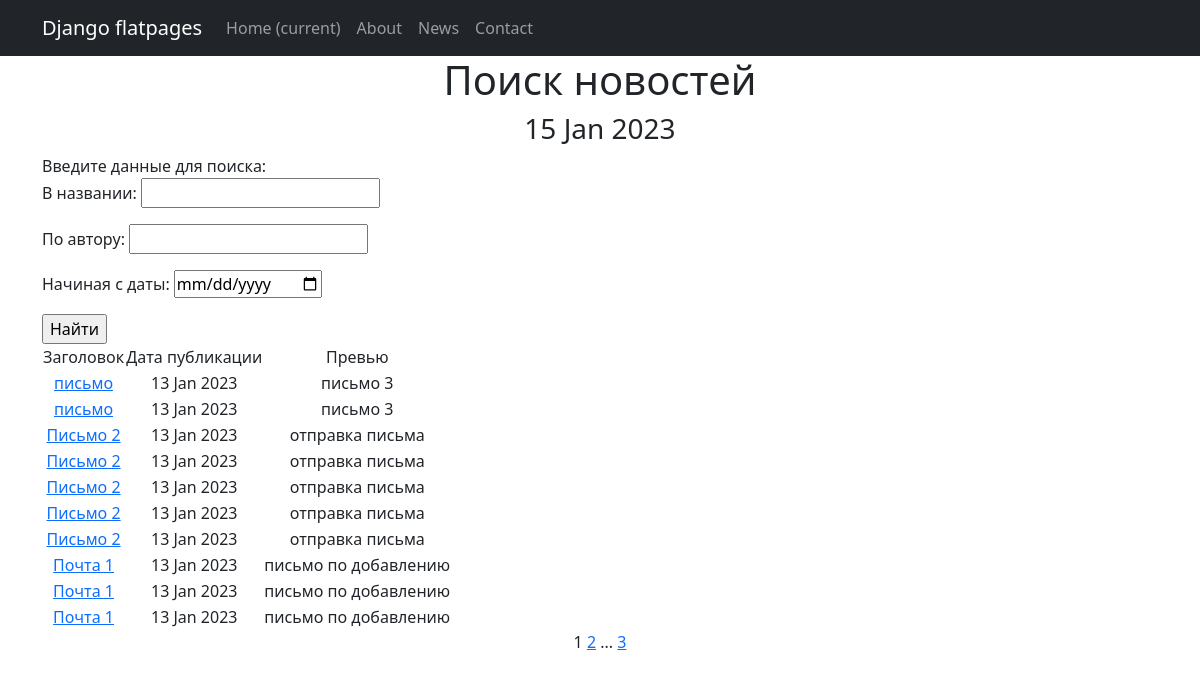
Page /newspaper/search on the committed database.
### news_app/models.py (models this page shows, shortened)
class Post(models.Model):
    date_time_in = models.DateTimeField(auto_now_add=True)
    is_news = models.BooleanField(default=True)  # True - новость, False - статья
    title = models.CharField(max_length=255)
    text = models.TextField()
    rating = models.IntegerField(default=0)
    author = models.ForeignKey('Author', on_delete=models.CASCADE)
    category = models.ManyToManyField('Category', through='PostCategory')

### news_app/views.py (the view)
# urls.py: path('search', PostSearchList.as_view(), name='news_search'),
class PostSearchList(ListView):
    model = Post
    ordering = '-date_time_in'
    template_name = 'news_search.html'
    context_object_name = 'news_list'
    paginate_by = 10
    def get_queryset(self):
        queryset = super().get_queryset()
        self.filterset = PostFilter(self.request.GET, queryset)
        return self.filterset.qs
    def get_context_data(self, **kwargs):
        context = super().get_context_data(**kwargs)
        context['filterset'] = self.filterset
        return context

### news_app/templatetags/custom_filters.py (called while the page is built)
@register.filter()
def censor(value):
   try:
      if not isinstance(value, str):
         raise CensorException("Error: is not a text")
      for word in CENSORED_WORDS:
         if word in value:
            value = value.replace(word, word[:1]+"***")
         if word.capitalize() in value:
            value = value.replace(word.capitalize(), word.capitalize()[:1]+"***")
      return value
   except CensorException as e:
      print (e)

### news_app/templatetags/custom_tags.py (called while the page is built)
@register.simple_tag()
def current_time(format_string='%b %d %Y'):
   return datetime.utcnow().strftime(format_string)

@register.simple_tag(takes_context=True)
def url_replace(context, **kwargs):
   d = context['request'].GET.copy()
   for k, v in kwargs.items():
       d[k] = v
   return d.urlencode()

### templates/news_search.html (shortened to what this page needs)
{% extends 'flatpages/default.html' %}
{% load custom_filters %}
{% load custom_tags %}
{% block content %}
   <h1>Поиск новостей</h1>
    <h3>{% current_time '%d %b %Y' %}</h3>
   <div align="left">
       Введите данные для поиска:
        <form action="" method="get">
           {{ filterset.form.as_p }}
           <input type="submit" value="Найти" />
       </form>
   </div>
   {% if news_list %}
       <table>
           <tr>
               <td>Заголовок</td>
               <td>Дата публикации</td>
               <td>Превью</td>
           </tr>
           {% for news in news_list %}
           <tr>
               <td><a href="{{ news.id }}">{{ news.title|censor }}</a></td>
               <td>{{ news.date_time_in | date:'d M Y' }}</td>
               <td>{{ news.text | truncatechars:20 }}</td>
           </tr>
           {% endfor %}
       </table>
   {% else %}
       <h2>Новостей нет!</h2>
   {% endif %}
   {{ page_obj.number }}
   {% if page_obj.has_next %}
       <a href="?{% url_replace page=page_obj.next_page_number %}">{{ page_obj.next_page_number }}</a>
       {% if paginator.num_pages != page_obj.next_page_number %}
           ...
           <a href="?{% url_replace page=page_obj.paginator.num_pages %}">{{ page_obj.paginator.num_pages }}</a>
       {% endif %}
   {% endif %}
{% endblock content %}

### rows in the picture
Post: title|censor "письмо", date_time_in "13 Jan 2023", text "письмо 3"
Post: title|censor "письмо", date_time_in "13 Jan 2023", text "письмо 3"
Post: title|censor "Письмо 2", date_time_in "13 Jan 2023", text "отправка письма"
Post: title|censor "Письмо 2", date_time_in "13 Jan 2023", text "отправка письма"
Post: title|censor "Письмо 2", date_time_in "13 Jan 2023", text "отправка письма"
Post: title|censor "Письмо 2", date_time_in "13 Jan 2023", text "отправка письма"
Post: title|censor "Письмо 2", date_time_in "13 Jan 2023", text "отправка письма"
Post: title|censor "Почта 1", date_time_in "13 Jan 2023", text "письмо по добавлению"
Post: title|censor "Почта 1", date_time_in "13 Jan 2023", text "письмо по добавлению"
Post: title|censor "Почта 1", date_time_in "13 Jan 2023", text "письмо по добавлению"

### other values in the picture
{{ page_obj.number }} "1"
{{ page_obj.next_page_number }} "2"
{{ page_obj.paginator.num_pages }} "3"
